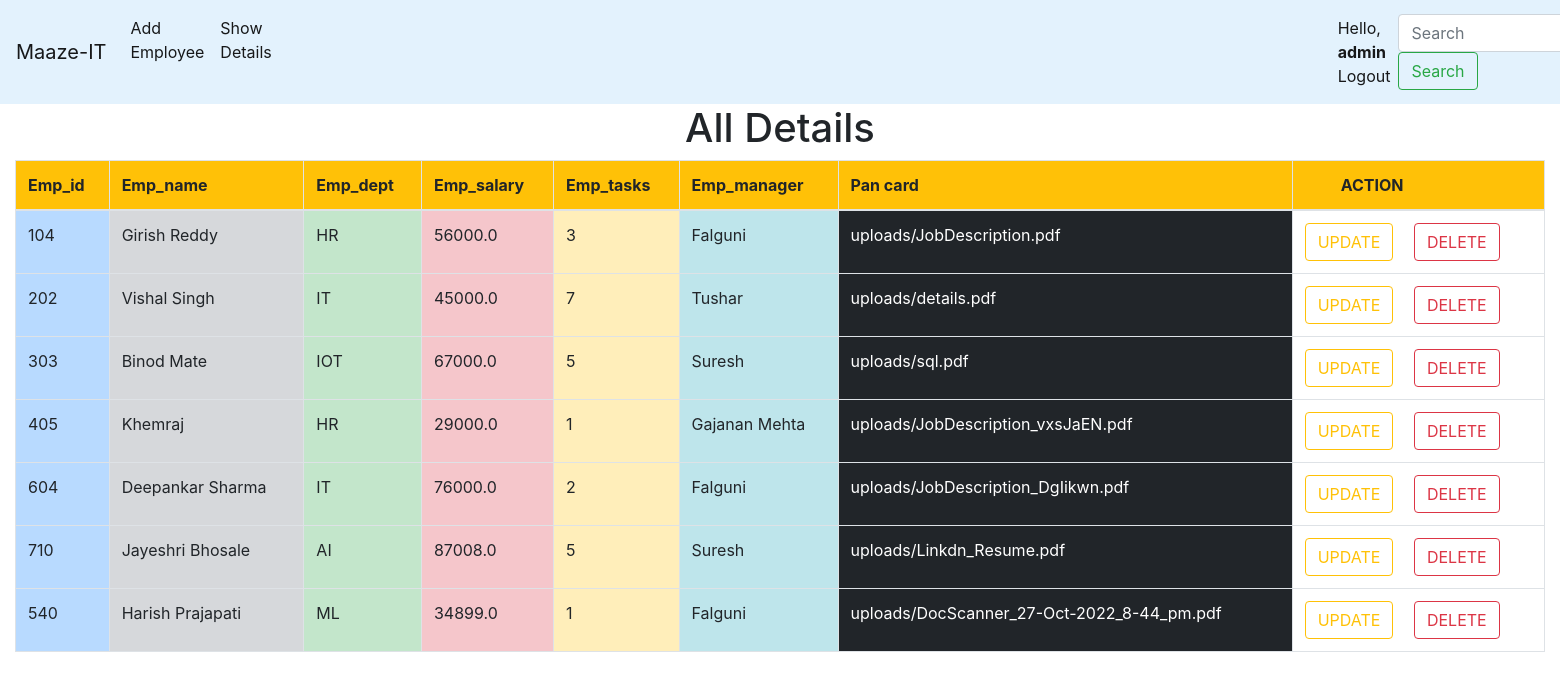
/ca/sv/ (signed in), run on the app's committed database.
### Crud_app/models.py (models this page shows, shortened)
class Management(models.Model):
    emp_id = models.IntegerField()
    emp_name = models.CharField(max_length=50)
    emp_department = models.CharField(max_length=50)
    emp_salary = models.FloatField()
    emp_tasks = models.IntegerField()
    emp_manager = models.CharField(max_length=50)
    pan = models.FileField(upload_to ='uploads/' ,validators=[validate_file_extension])

### Crud_app/views.py (the view)
# urls.py: path('sv/', views.showEmp, name='show_url'),
@login_required(login_url='log_url')
def showEmp(request):
    data = Management.objects.all()
    template_name = 'Crud_app/show.html'
    context = {'data':data}
    return render(request, template_name, context)

### Templates/Crud_app/show.html (shortened to what this page needs)
{% extends 'base.html' %}  {% block content %}
<h1><center>All Details</center></h1>
<div class="container-fluid">
<table class="table table-bordered table-condensed col-md-12">
  <thead>
    <tr class="bg-warning">
      <th>Emp_id</th>
      <th>Emp_name</th>
      <th>Emp_dept</th>
      <th>Emp_salary</th>
      <th>Emp_tasks</th>
      <th>Emp_manager</th>
      <th>Pan card</th>
      <th class="pl-5">ACTION</th>
    </tr>
  </thead>
  <tbody>
    {% for i in data %}
    <tr>
    <td class="table-primary">{{i.emp_id}}</td>
    <td class="table-secondary">{{i.emp_name}}</td>
    <td  class="table-success">{{i.emp_department}}</td>
    <td class="table-danger">{{i.emp_salary}}</td>
    <td class="table-warning">{{i.emp_tasks}}</td>
    <td  class="table-info">{{i.emp_manager}}</td>
    <td class="table-dark">{{i.pan}}</td>
    <td>
        <a href="{% url 'update_url' i.id %}"><button class="btn btn-outline-warning mr-3">UPDATE</button></a>
        <a href="{% url 'delete_url' i.id %}"><button class="btn btn-outline-danger">DELETE</button></a>
    </td>
    </tr>
    {% endfor %}
  </tbody>
</table>
</div>
{% endblock %}

### Templates/base.html (shortened to what this page needs)
<!DOCTYPE html>
<html lang="en">
  <head>
    <link
      rel="stylesheet"
      href="https://cdn.jsdelivr.net/npm/bootstrap@4.0.0/dist/css/bootstrap.min.css"
    />
  </head>
  <body>
    <nav
      class="navbar navbar-expand-lg navbar-light"
      style="background-color: #e3f2fd"
    >
      <a class="navbar-brand" href="#">Maaze-IT</a>
      <div class="collapse navbar-collapse" id="navbarSupportedContent">
        <ul class="navbar-nav mr-auto">
          {% if user.is_authenticated %}
          <li class="nav-item active">
            <a class="nav-link" href="{% url 'add_url' %}"
              >Add Employee <span class="sr-only">(current)</span></a
            >
          </li>
          <li class="nav-item active">
            <a class="nav-link" href="{% url 'show_url' %}"
              >Show Details <span class="sr-only">(current)</span></a
            >
          </li>
          <li class="nav-item active">
            <a
              class="nav-link"
              href="{% url 'logout_url' %}"
              style="margin-left: 1050px"
              ><span>Hello, <b>{{user.username}}</b></span> Logout
              <span class="sr-only">(current)</span></a
            >
          </li>
          {% endif %}
        </ul>
        <form class="form-inline my-2 my-lg-0">
          <input
            class="form-control mr-sm-2"
            type="search"
            placeholder="Search"
            aria-label="Search"
          />
          <button class="btn btn-outline-success my-2 my-sm-0" type="submit">
            Search
          </button>
        </form>
      </div>
    </nav>
    {% block content %} {% endblock %}
  </body>
</html>

### data on the page
Management: emp_id "104", emp_name "Girish Reddy", emp_department "HR", emp_salary "56000.0", emp_tasks "3", emp_manager "Falguni", pan "uploads/JobDescription.pdf"
Management: emp_id "202", emp_name "Vishal Singh", emp_department "IT", emp_salary "45000.0", emp_tasks "7", emp_manager "Tushar", pan "uploads/details.pdf"
Management: emp_id "303", emp_name "Binod Mate", emp_department "IOT", emp_salary "67000.0", emp_tasks "5", emp_manager "Suresh", pan "uploads/sql.pdf"
Management: emp_id "405", emp_name "Khemraj", emp_department "HR", emp_salary "29000.0", emp_tasks "1", emp_manager "Gajanan Mehta", pan "uploads/JobDescription_vxsJaEN.pdf"
Management: emp_id "604", emp_name "Deepankar Sharma", emp_department "IT", emp_salary "76000.0", emp_tasks "2", emp_manager "Falguni", pan "uploads/JobDescription_DgIikwn.pdf"
Management: emp_id "710", emp_name "Jayeshri Bhosale", emp_department "AI", emp_salary "87008.0", emp_tasks "5", emp_manager "Suresh", pan "uploads/Linkdn_Resume.pdf"
Management: emp_id "540", emp_name "Harish Prajapati", emp_department "ML", emp_salary "34899.0", emp_tasks "1", emp_manager "Falguni", pan "uploads/DocScanner_27-Oct-2022_8-44_pm.pdf"

### other printed values
{{ user.username }} "admin"
